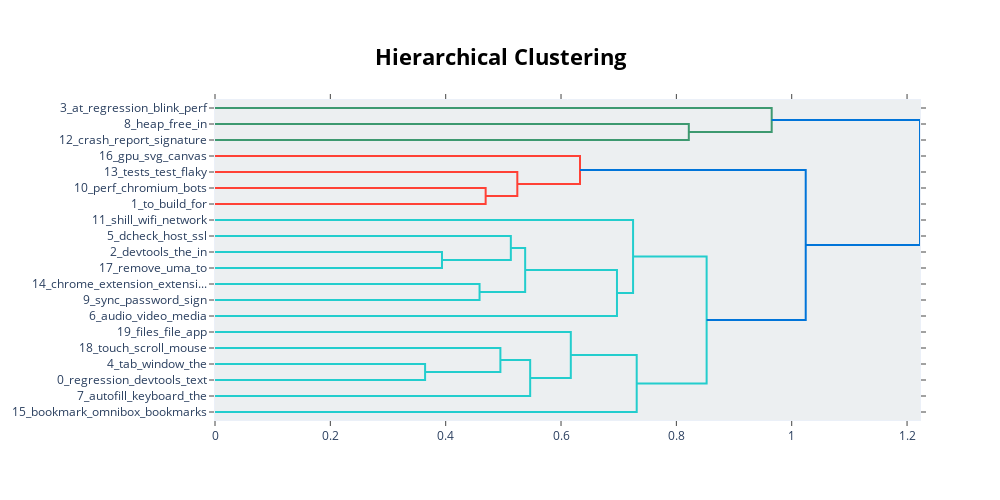

Notebook code for this chart:
### Code cell
topic_model.visualize_hierarchy()

### Figure 1 — Plotly figure (JSON) as saved in the notebook; plotly's stock layout.template omitted (floating-point values rounded to 4 significant figures)
{"data": [{"hoverinfo": "text", "marker": {"color": "rgb(61,153,112)"}, "mode": "lines", "type": "scatter", "x": [0, 0.8216, 0.8216, 0], "xaxis": "x", "y": [-15, -15, -25, -25], "yaxis": "y"}, {"hoverinfo": "text", "marker": {"color": "rgb(61,153,112)"}, "mode": "lines", "type": "scatter", "x": [0, 0.9653, 0.9653, 0.8216], "xaxis": "x", "y": [-5, -5, -20, -20], "yaxis": "y"}, {"hoverinfo": "text", "marker": {"color": "rgb(255,65,54)"}, "mode": "lines", "type": "scatter", "x": [0, 0.4693, 0.4693, 0], "xaxis": "x", "y": [-55, -55, -65, -65], "yaxis": "y"}, {"hoverinfo": "text", "marker": {"color": "rgb(255,65,54)"}, "mode": "lines", "type": "scatter", "x": [0, 0.5242, 0.5242, 0.4693], "xaxis": "x", "y": [-45, -45, -60, -60], "yaxis": "y"}, {"hoverinfo": "text", "marker": {"color": "rgb(255,65,54)"}, "mode": "lines", "type": "scatter", "x": [0, 0.6329, 0.6329, 0.5242], "xaxis": "x", "y": [-35, -35, -52.5, -52.5], "yaxis": "y"}, {"hoverinfo": "text", "marker": {"color": "rgb(35,205,205)"}, "mode": "lines", "type": "scatter", "x": [0, 0.3936, 0.3936, 0], "xaxis": "x", "y": [-95, -95, -105, -105], "yaxis": "y"}, {"hoverinfo": "text", "marker": {"color": "rgb(35,205,205)"}, "mode": "lines", "type": "scatter", "x": [0, 0.513, 0.513, 0.3936], "xaxis": "x", "y": [-85, -85, -100, -100], "yaxis": "y"}, {"hoverinfo": "text", "marker": {"color": "rgb(35,205,205)"}, "mode": "lines", "type": "scatter", "x": [0, 0.4587, 0.4587, 0], "xaxis": "x", "y": [-115, -115, -125, -125], "yaxis": "y"}, {"hoverinfo": "text", "marker": {"color": "rgb(35,205,205)"}, "mode": "lines", "type": "scatter", "x": [0.513, 0.5378, 0.5378, 0.4587], "xaxis": "x", "y": [-92.5, -92.5, -120, -120], "yaxis": "y"}, {"hoverinfo": "text", "marker": {"color": "rgb(35,205,205)"}, "mode": "lines", "type": "scatter", "x": [0.5378, 0.697, 0.697, 0], "xaxis": "x", "y": [-106.2, -106.2, -135, -135], "yaxis": "y"}, {"hoverinfo": "text", "marker": {"color": "rgb(35,205,205)"}, "mode": "lines", "type": "scatter", "x": [0, 0.7249, 0.7249, 0.697], "xaxis": "x", "y": [-75, -75, -120.6, -120.6], "yaxis": "y"}, {"hoverinfo": "text", "marker": {"color": "rgb(35,205,205)"}, "mode": "lines", "type": "scatter", "x": [0, 0.3643, 0.3643, 0], "xaxis": "x", "y": [-165, -165, -175, -175], "yaxis": "y"}, {"hoverinfo": "text", "marker": {"color": "rgb(35,205,205)"}, "mode": "lines", "type": "scatter", "x": [0, 0.4949, 0.4949, 0.3643], "xaxis": "x", "y": [-155, -155, -170, -170], "yaxis": "y"}, {"hoverinfo": "text", "marker": {"color": "rgb(35,205,205)"}, "mode": "lines", "type": "scatter", "x": [0.4949, 0.5465, 0.5465, 0], "xaxis": "x", "y": [-162.5, -162.5, -185, -185], "yaxis": "y"}, {"hoverinfo": "text", "marker": {"color": "rgb(35,205,205)"}, "mode": "lines", "type": "scatter", "x": [0, 0.617, 0.617, 0.5465], "xaxis": "x", "y": [-145, -145, -173.8, -173.8], "yaxis": "y"}, {"hoverinfo": "text", "marker": {"color": "rgb(35,205,205)"}, "mode": "lines", "type": "scatter", "x": [0.617, 0.7312, 0.7312, 0], "xaxis": "x", "y": [-159.4, -159.4, -195, -195], "yaxis": "y"}, {"hoverinfo": "text", "marker": {"color": "rgb(35,205,205)"}, "mode": "lines", "type": "scatter", "x": [0.7249, 0.8525, 0.8525, 0.7312], "xaxis": "x", "y": [-97.81, -97.81, -177.2, -177.2], "yaxis": "y"}, {"hoverinfo": "text", "marker": {"color": "rgb(0,116,217)"}, "mode": "lines", "type": "scatter", "x": [0.6329, 1.024, 1.024, 0.8525], "xaxis": "x", "y": [-43.75, -43.75, -137.5, -137.5], "yaxis": "y"}, {"hoverinfo": "text", "marker": {"color": "rgb(0,116,217)"}, "mode": "lines", "type": "scatter", "x": [0.9653, 1.222, 1.222, 1.024], "xaxis": "x", "y": [-12.5, -12.5, -90.62, -90.62], "yaxis": "y"}], "layout": {"autosize": false, "height": 500, "hoverlabel": {"bgcolor": "white", "font": {"family": "Rockwell", "size": 16}}, "hovermode": "closest", "plot_bgcolor": "#ECEFF1", "showlegend": false, "title": {"font": {"color": "Black", "size": 22}, "text": "<b>Hierarchical Clustering</b>", "x": 0.5, "xanchor": "center", "yanchor": "top"}, "width": 1000, "xaxis": {"mirror": "allticks", "rangemode": "tozero", "showgrid": false, "showline": true, "showticklabels": true, "ticks": "outside", "type": "linear", "zeroline": false}, "yaxis": {"mirror": "allticks", "range": [-200, 0], "rangemode": "tozero", "showgrid": false, "showline": true, "showticklabels": true, "tickmode": "array", "ticks": "outside", "ticktext": ["3_at_regression_blink_perf", "8_heap_free_in", "12_crash_report_signature", "16_gpu_svg_canvas", "13_tests_test_flaky", "10_perf_chromium_bots", "1_to_build_for", "11_shill_wifi_network", "5_dcheck_host_ssl", "2_devtools_the_in", "17_remove_uma_to", "14_chrome_extension_extensi...", "9_sync_password_sign", "6_audio_video_media", "19_files_file_app", "18_touch_scroll_mouse", "4_tab_window_the", "0_regression_devtools_text", "7_autofill_keyboard_the", "15_bookmark_omnibox_bookmarks"], "tickvals": [-5, -15, -25, -35, -45, -55, -65, -75, -85, -95, -105, -115, -125, -135, -145, -155, -165, -175, -185, -195], "type": "linear", "zeroline": false}}}
